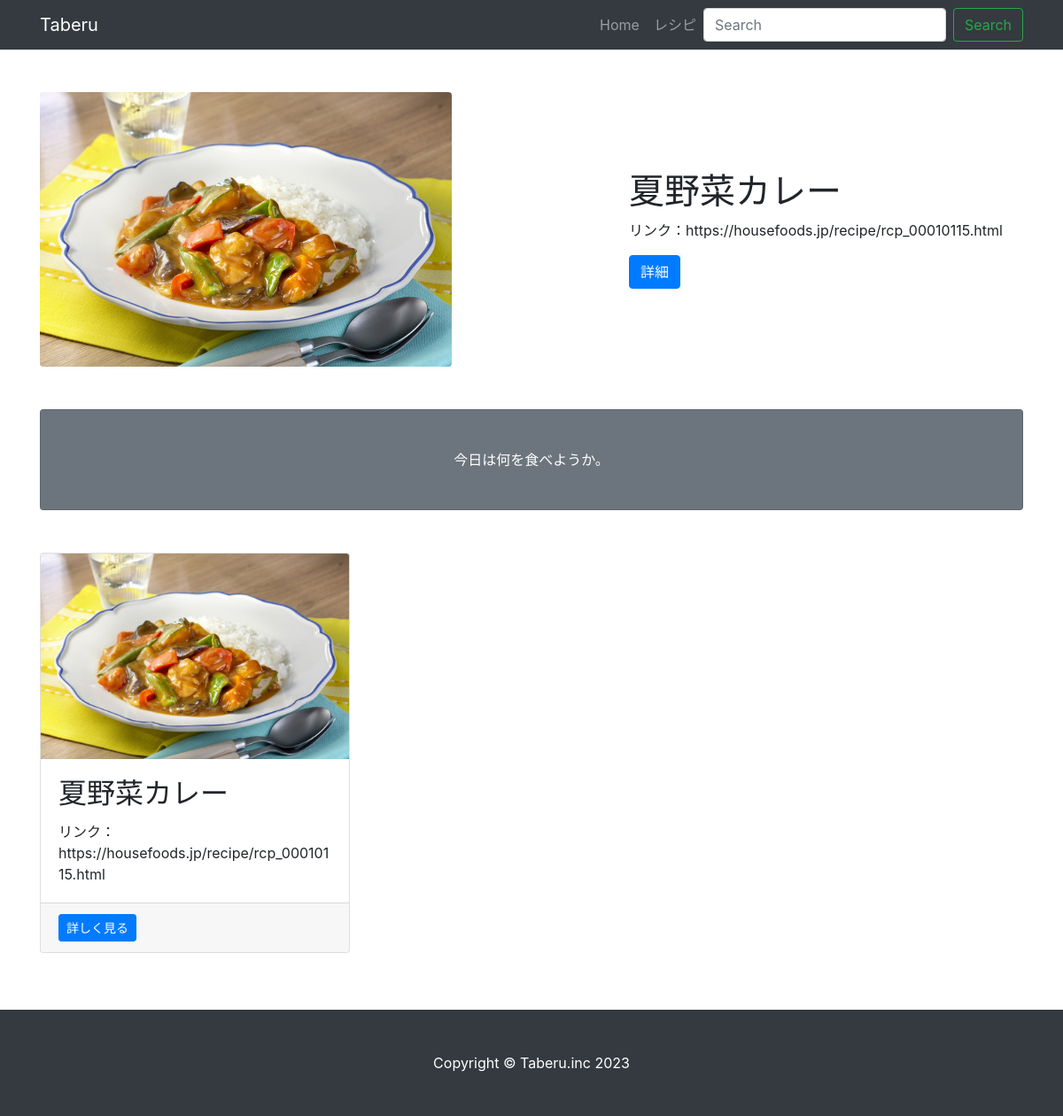
The page / on the database its author committed.
### Taberu/models.py (models this page shows, shortened)
class Taberu(models.Model):
    title = models.CharField(verbose_name="タイトル", max_length=200)
    content = models.TextField(verbose_name="内容")
    description = models.TextField(blank=True, default="")
    image = models.ImageField(upload_to="images/uploaded/", default=None, null=True, blank=True)
    detail_main = ImageSpecField(
        source="image",
        processors=[ResizeToFill(640, 480)],
        format="jpeg",
        options={"quality": 80}
    )
    user = models.ForeignKey(User, on_delete=models.CASCADE, default=None, null=True)
    created = models.DateTimeField(auto_now_add=True)
    modified = models.DateTimeField(auto_now=True)
    class Meta:
        verbose_name = "タベル"
        verbose_name_plural = "タベル"

### lib/views.py (the view)
# urls.py: path('', IndexTemplateView.as_view(), name="index"),
class IndexTemplateView(TemplateView):
    template_name = "index.html"
    def get_context_data(self, **kwargs):
        context = super().get_context_data(**kwargs)
        context['taberu_list'] = Taberu.objects.order_by("-created")
        try:
            context['taberu_top'] = Taberu.objects.order_by('?')[0]
        except IndexError:
            context['Taberu_top'] = None
        return context

### lib/templates/index.html
{% extends "base.html" %}
{% load static %}
{% block body %}
<div class="row align-items-center my-5">
    <div class="col-lg-7">
      {% if taberu_top.image %}
        <img class="img-fluid rounded mb-4 mb-lg-0" src="{{taberu_top.image.url}}" alt="">
      {% else %}
        <img class="img-fluid rounded mb-4 mb-lg-0" src="{% static 'images/main_image.jpg' %}" alt="">
      {% endif %}
    </div>
  <div class="col-lg-5">
    <h1 class="font-weight-light">{{ taberu_top.title }}</h1>
    <p>{{ taberu_top.description }}</p>
       {% if taberu_top %}
         <a class="btn btn-primary" href="{% url 'Taberu:detail' taberu_top.id %}">詳細</a>
       {% endif %}
  </div>
</div>
<div class="card text-white bg-secondary my-5 py-4 text-center">
  <div class="card-body">
    <p class="text-white m-0">今日は何を食べようか。</p>
  </div>
</div>
<div class="row">
  {% for taberu in taberu_list %}
            <div class="col-md-4 mb-5">
                <div class="card h-100">
                    {% if taberu.image %}
                        <img class="card-img-top" src="{{ taberu.image.url }}" alt="{{ taberu.title }}"/>
                    {% else %}
                        <img class="card-img-top" src="{% static 'images/01.jpg' %}" alt="{{ taberu.title }}"/>
                    {% endif %}
                    <div class="card-body">
                        <h2 class="card-title">{{ taberu.title }}</h2>
                        <p class="card-text">{{ taberu.description }}</p>
                    </div>
                    <div class="card-footer">
                        <a href="{% url 'Taberu:detail' taberu.id %}" class="btn btn-primary btn-sm">詳しく見る</a>
                    </div>
                </div>
            </div>
        {% endfor %}
</div>
{% endblock %}

### lib/templates/base.html (shortened to what this page needs)
<!DOCTYPE html>
{% load static %}
<html lang="ja">
<head>
  <link href="{% static 'vendor/bootstrap/css/bootstrap.min.css' %}" rel="stylesheet">
  <link href="{% static 'css/small-business.css' %}" rel="stylesheet">
</head>
<body>
  <nav class="navbar navbar-expand-lg navbar-dark bg-dark fixed-top">
    <div class="container">
      <a class="navbar-brand" href="{% url 'index' %}">Taberu</a>
      <div class="collapse navbar-collapse" id="navbarResponsive">
        <ul class="navbar-nav ml-auto">
          <li class="nav-item">
            <a class="nav-link" href="{% url 'index' %}">Home</a>
        </li>
        <li class="nav-item">
            <a class="nav-link" href="{% url 'Taberu:index' %}">レシピ</a>
        </li>
        </ul>
      </div>
      <form class="form-inline">
        <input class="form-control mr-sm-2" name="q" value="{{ request.GET.q }}" type="search" placeholder="Search" aria-label="Search">
        <button class="btn btn-outline-success my-2 my-sm-0" type="submit">Search</button>
    </form>
    </div>
  </nav>
  <div class="container">
    {% block body %}{% endblock %}
  </div>
  <footer class="py-5 bg-dark mt-3">
    <div class="container">
      <p class="m-0 text-center text-white">Copyright &copy; Taberu.inc 2023</p>
    </div>
  </footer>
</body>
</html>

### assets/css/small-business.css (style rules this page uses)
body { padding-top: 56px; }

### rows shown on the page
Taberu: image (picture), title "夏野菜カレー", description "リンク：https://housefoods.jp/recipe/rcp_00010115.html"
